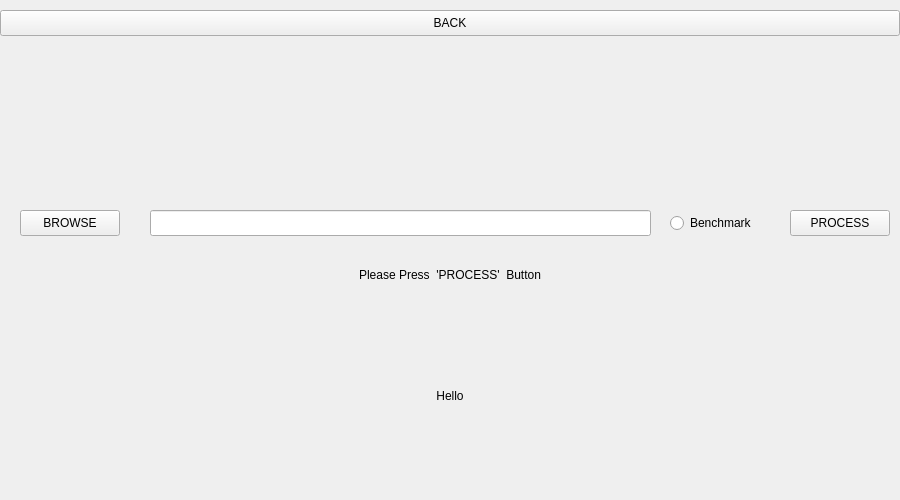
<?xml version="1.0" encoding="UTF-8"?>
<ui version="4.0">
 <class>process_multiple_page</class>
 <widget class="QMainWindow" name="process_multiple_page">
  <property name="geometry">
   <rect>
    <x>0</x>
    <y>0</y>
    <width>900</width>
    <height>500</height>
   </rect>
  </property>
  <property name="sizePolicy">
   <sizepolicy hsizetype="Fixed" vsizetype="Fixed">
    <horstretch>0</horstretch>
    <verstretch>0</verstretch>
   </sizepolicy>
  </property>
  <property name="minimumSize">
   <size>
    <width>900</width>
    <height>500</height>
   </size>
  </property>
  <property name="maximumSize">
   <size>
    <width>900</width>
    <height>500</height>
   </size>
  </property>
  <property name="windowTitle">
   <string>Multiple</string>
  </property>
  <property name="windowIcon">
   <iconset>
    <normaloff>../../../workSpace/salient-object-detection/resources/image/icon.png</normaloff>../../../workSpace/salient-object-detection/resources/image/icon.png</iconset>
  </property>
  <widget class="QWidget" name="centralwidget">
   <widget class="QPushButton" name="button_back">
    <property name="geometry">
     <rect>
      <x>0</x>
      <y>10</y>
      <width>900</width>
      <height>26</height>
     </rect>
    </property>
    <property name="sizePolicy">
     <sizepolicy hsizetype="Expanding" vsizetype="Fixed">
      <horstretch>0</horstretch>
      <verstretch>0</verstretch>
     </sizepolicy>
    </property>
    <property name="text">
     <string>BACK</string>
    </property>
   </widget>
   <widget class="QPushButton" name="button_browse">
    <property name="geometry">
     <rect>
      <x>20</x>
      <y>210</y>
      <width>100</width>
      <height>26</height>
     </rect>
    </property>
    <property name="sizePolicy">
     <sizepolicy hsizetype="Fixed" vsizetype="Fixed">
      <horstretch>0</horstretch>
      <verstretch>0</verstretch>
     </sizepolicy>
    </property>
    <property name="text">
     <string>BROWSE</string>
    </property>
   </widget>
   <widget class="QPushButton" name="button_process">
    <property name="geometry">
     <rect>
      <x>790</x>
      <y>210</y>
      <width>100</width>
      <height>26</height>
     </rect>
    </property>
    <property name="sizePolicy">
     <sizepolicy hsizetype="Fixed" vsizetype="Fixed">
      <horstretch>0</horstretch>
      <verstretch>0</verstretch>
     </sizepolicy>
    </property>
    <property name="text">
     <string>PROCESS</string>
    </property>
   </widget>
   <widget class="QLineEdit" name="edit_root_path">
    <property name="geometry">
     <rect>
      <x>150</x>
      <y>210</y>
      <width>501</width>
      <height>26</height>
     </rect>
    </property>
    <property name="sizePolicy">
     <sizepolicy hsizetype="Fixed" vsizetype="Fixed">
      <horstretch>0</horstretch>
      <verstretch>0</verstretch>
     </sizepolicy>
    </property>
   </widget>
   <widget class="QLabel" name="label_finish">
    <property name="geometry">
     <rect>
      <x>0</x>
      <y>260</y>
      <width>900</width>
      <height>30</height>
     </rect>
    </property>
    <property name="text">
     <string>Please Press  'PROCESS'  Button</string>
    </property>
    <property name="alignment">
     <set>Qt::AlignCenter</set>
    </property>
   </widget>
   <widget class="QRadioButton" name="radio_benchmark">
    <property name="geometry">
     <rect>
      <x>670</x>
      <y>210</y>
      <width>108</width>
      <height>26</height>
     </rect>
    </property>
    <property name="text">
     <string>Benchmark</string>
    </property>
   </widget>
   <widget class="QLabel" name="label_precision">
    <property name="geometry">
     <rect>
      <x>0</x>
      <y>340</y>
      <width>900</width>
      <height>111</height>
     </rect>
    </property>
    <property name="text">
     <string>Hello</string>
    </property>
    <property name="alignment">
     <set>Qt::AlignCenter</set>
    </property>
   </widget>
  </widget>
 </widget>
 <resources/>
 <connections/>
</ui>
